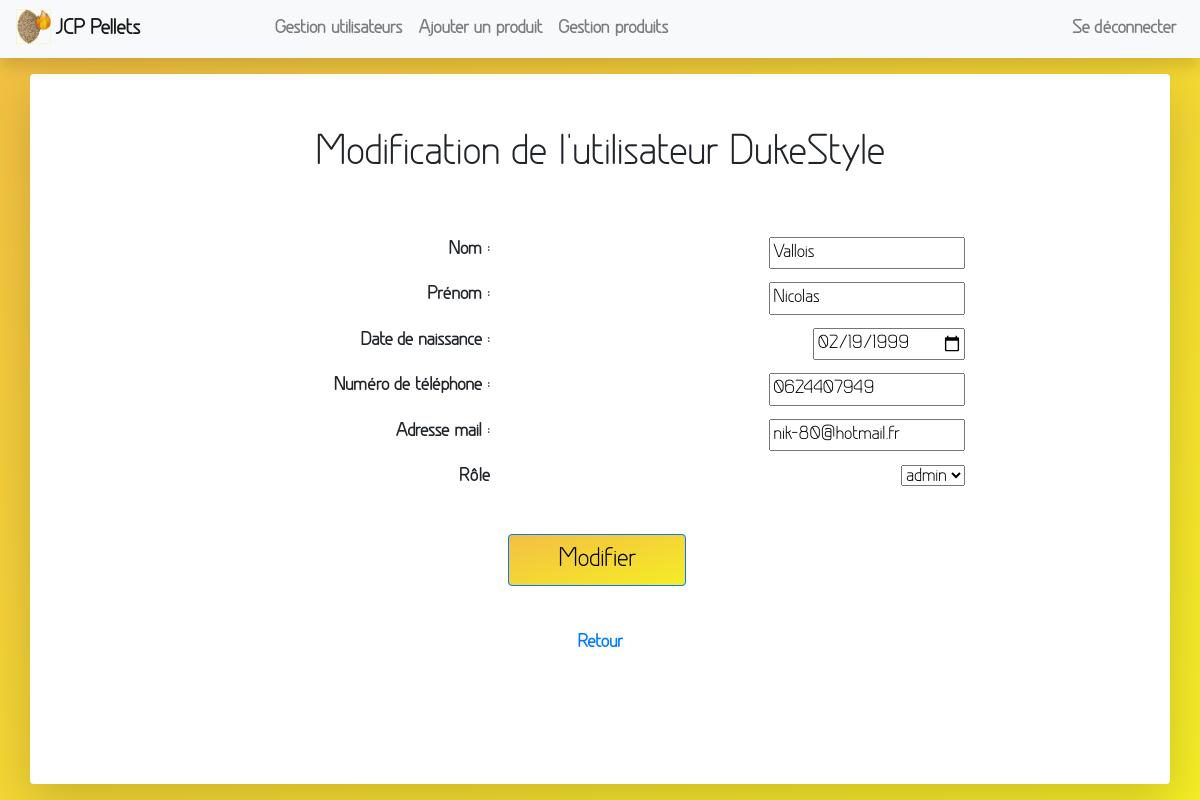
The page /views/admin_side/usersManagement.php?modifyId=1 (signed in) on the database its author committed.
### tables this page shows
CREATE TABLE `jcp_user_types` (
  `id` int(11) NOT NULL,
  `rights` varchar(50) NOT NULL DEFAULT 'user',
  `id_jcp_users` int(11) NOT NULL
);

CREATE TABLE `jcp_users` (
  `id` int(11) NOT NULL,
  `lastname` varchar(50) NOT NULL,
  `firstname` varchar(50) NOT NULL,
  `birthdate` date NOT NULL,
  `phone` varchar(15) NOT NULL,
  `mail` varchar(100) NOT NULL,
  `username` varchar(50) NOT NULL,
  `password` varchar(255) NOT NULL
);

### controllers/admin_side/usersManagementCtrl.php (called while the page is built, shortened)
<?php
require '../../models/Database.php';
require '../../models/Users.php';
$user = new Users();
if(isset($_GET['modifyId'])){
    $user->id = htmlspecialchars($_GET['modifyId']);
    $infoUser = $user->infoUserAdminSide();
}

### models/Users.php (called while the page is built, shortened)
<?php
class Users extends Database{
    public $id;
    public function infoUserAdminSide(){
        $query = 'SELECT `jcp_users`.`id`, `jcp_users`.`lastname`, `jcp_users`.`firstname`, `jcp_users`.`birthdate`, `jcp_users`.`phone`, `jcp_users`.`mail`, `jcp_users`.`username`, `jcp_user_types`.`rights` FROM `jcp_users` INNER JOIN `jcp_user_types` ON `jcp_users`.`id` = `jcp_user_types`.`id_jcp_users` WHERE `jcp_users`.`id` = :id';
        $infoAdmin = $this->db->prepare($query);
        $infoAdmin->bindValue(':id', $this->id, PDO::PARAM_INT);
        if($infoAdmin->execute()){
            $infoListAdmin = $infoAdmin->fetchAll(PDO::FETCH_OBJ);
            $this->username = $infoListAdmin[0]->username;
            $this->lastname = $infoListAdmin[0]->lastname;
            $this->firstname = $infoListAdmin[0]->firstname;
            $this->birthdate = $infoListAdmin[0]->birthdate;
            $this->mail = $infoListAdmin[0]->mail;
            $this->phone = $infoListAdmin[0]->phone;
            return $infoListAdmin;
        }
    }
}

### models/Database.php (called while the page is built, shortened)
<?php
class Database{
    public function __construct() {
        $this->db = new PDO('mysql:dbname=;host=localhost', '', '', [PDO::ATTR_ERRMODE=>PDO::ERRMODE_EXCEPTION]);
    }
}

### views/admin_side/usersManagement.php (the view, shortened to what this page needs)
<?php
require '../../controllers/admin_side/usersManagementCtrl.php';
?>
<!DOCTYPE html>
<html>
    <head>
        <link rel="stylesheet" href="https://stackpath.bootstrapcdn.com/bootstrap/4.2.1/css/bootstrap.min.css">
        <link rel="stylesheet" href="../../assets/css/style.css">
    </head>
    <body>
        <nav class="navbar navbar-expand-lg navbar-light bg-light sticky-top shadow">
            <a class="navbar-brand" href="accueilAdmin.php"><img src="../../assets/img/logoJCP.png" id="logoNavabarJCP"/>JCP Pellets</a>
            <div class="collapse navbar-collapse" id="navbarSupportedContent">
                <ul class="navbar-nav mr-auto">
                    <li class="nav-item">
                        <a class="nav-link" href="usersManagement.php">Gestion utilisateurs</a>
                    </li>
                    <li class="nav-item">
                        <a class="nav-link" href="addProduct.php">Ajouter un produit</a>
                    </li>
                    <li class="nav-item">
                        <a class="nav-link" href="productsManagement.php">Gestion produits</a>
                    </li>
                </ul>
                <ul class="navbar-nav">
                    <?php
            if(isset($_SESSION['username'])){
                ?>
                    <li class="nav-item">
                        <a class="nav-link" href="../../index.php?disconnect">Se déconnecter</a>
                    </li>
                <?php
            }
            ?>
                </ul>
            </div>
        </nav>
        <?php
        if(!isset($_GET['modifyId'])){
        ?>
            <div class="container-fluid">
                <div class="generalDisplay shadow-lg p-3bg-white mt-3 mb-3 rounded usersList">
                    <center>
                        <h1 class="mb-3">Liste des utilisateurs</h1>
                        <table class="hideForModify">
                            <thead>
                                <tr>
                                    <th>Numéro utilisateur</th>
                                    <th>Nom</th>
                                    <th>Prénom</th>
                                    <th>Date de naissance</th>
                                    <th>Numéro de téléphone</th>
                                    <th>Adresse mail</th>
                                    <th>Nom d'utilisateur</th>
                                    <th>Droits</th>
                                    <th>Modifier données</th>
                                    <th>Supprimer utilisateur</th>
                                </tr>
                            </thead>
                            <tbody>
                            <?php
                            foreach($listUsers as $user){
                                ?>
                                <tr>
                                    <td><?= $user->id; ?></td>
                                    <td><?= $user->lastname; ?></td>
                                    <td><?= $user->firstname; ?></td>
                                    <td><?= $user->birthdate; ?></td>
                                    <td><?= $user->phone; ?></td>
                                    <td><?= $user->mail; ?></td>
                                    <td><?= $user->username; ?></td>
                                    <td><?= $user->rights; ?></td>
                                    <td><a href="usersManagement.php?modifyId=<?= $user->id; ?>">Modifier</a></td>
                                    <td><a href="usersManagement.php?deleteId=<?= $user->id; ?>">Supprimer</a></td>
                                </tr>
                                <?php
                            }
                            ?>
                            </tbody>
                        </table>
                    </center>
                </div>
            </div>
        <?php
        }else{
        ?>
            <div class="container generalDisplay shadow-lg p-3bg-white mt-3 mb-3 rounded">
                <center>
                    <form method="post" action="usersManagement.php?modifyId=<?= $_GET['modifyId']; ?>" id="modifyFormAdmin">
                        <h1 class="title">Modification de l'utilisateur <?= $user->username; ?></h1>
                        <div class="row pt-5 modifyDiv">
                            <div class="offset-lg-1 col-lg-4">
                                <label for="lastname">Nom : </label>
                            </div>
                            <div class="offset-lg-1 col-lg-4">
                                <input id="lastname" type="text" name="lastname" value="<?= $user->lastname; ?>" data-toggle="popover" data-trigger="focus" title="Nom" data-content="Doit contenir 2 lettres au minimum." required>
                            </div>
                        </div>
                        <div class="row modifyDiv">
                            <div class="offset-lg-1 col-lg-4">
                                <label for="firstname">Prénom : </label>
                            </div>
                            <div class="offset-lg-1 col-lg-4">
                                <input id="firstname" type="text" name="firstname" value="<?= $user->firstname; ?>" data-toggle="popover" data-trigger="focus" title="Prénom" data-content="Doit contenir 2 lettres au minimum." required>
                            </div>
                        </div>
                        <div class="row modifyDiv">
                            <div class="offset-lg-1 col-lg-4">
                                <label for="birthdate">Date de naissance : </label>
                            </div>
                            <div class="offset-lg-1 col-lg-4">
                                <input id="birthdate" type="date" name="birthdate" value="<?= $user->birthdate; ?>" required>
                            </div>
                        </div>
                        <div class="row modifyDiv">
                            <div class="offset-lg-1 col-lg-4">
                                <label for="phone">Numéro de téléphone : </label>
                            </div>
                            <div class="offset-lg-1 col-lg-4">
                                <input id="phone" type="tel" name="phone" value="<?= $user->phone; ?>" data-toggle="popover" data-trigger="focus" title="Numéro de téléphone" data-content="Doit contenir entre 10 et 15 chiffres." required>
                            </div>
                        </div>
                        <div class="row modifyDiv">
                            <div class="offset-lg-1 col-lg-4">
                                <label for="mail">Adresse mail : </label>
                            </div>
                            <div class="offset-lg-1 col-lg-4">
                                <input id="mail" type="email" name="mail" value="<?= $user->mail; ?>" data-toggle="popover" data-trigger="focus" title="Adresse mail" data-content="Doit correspondre au format d'une adresse mail."required>
                            </div>
                        </div>
                        <div class="row modifyDiv">
                            <div class="offset-lg-1 col-lg-4">
                                <label for="rights">Rôle </label>
                            </div>
                            <div class="offset-lg-1 col-lg-4">
                                <select id="rights" name="rights">
                                    <option value="<?= $infoUser[0]->rights ?>"><?= $infoUser[0]->rights; ?></option>
                                </select>
                            </div>
                        </div>
                        <div class="row">
                            <div class="offset-lg-3 col-lg-5">
                                <button type="submit" class="btn btn-primary buttonSubmit3">Modifier</button>
                            </div>
                        </div>
                    </form>
                    <a href="usersManagement.php">Retour</a>
                </center>
            </div>
        <?php
        }
        ?>
    </body>
</html>

### assets/css/style.css (style rules this page uses)
.generalDisplay { height: calc(100vh - 90px); background-color: white; }
body { font-family: 'Greyscale'; font-weight: bold; font-size: 110%; background-image: linear-gradient(to bottom right, rgb(243, 191, 68), rgb(245, 237, 37)); }
#logoNavabarJCP { width: 15%; margin-right: 2%; margin-top: -2%; }
.title { text-align: center; padding-top: 5%; }
.modifyDiv { text-align: right; margin-top: 1%; }
.buttonSubmit3 { margin-left: 20%; width: 40%; background-image: linear-gradient(to bottom right, rgb(243, 191, 68), rgb(245, 237, 37)); margin-top: 8%; color: black; font-size: 25px; margin-bottom: 10%; }

### rows shown on the page
jcp_user_types: id_jcp_users.username "DukeStyle", lastname "Vallois", firstname "Nicolas", birthdate "02/19/1999", phone "0624407949", mail "nik-80@hotmail.fr", rights "admin"
